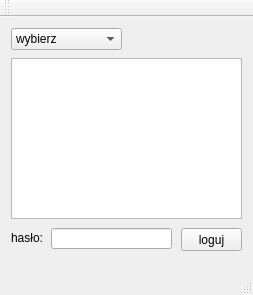
<?xml version="1.0" encoding="UTF-8"?>
<ui version="4.0">
 <class>Sklep</class>
 <widget class="QMainWindow" name="Sklep">
  <property name="geometry">
   <rect>
    <x>0</x>
    <y>0</y>
    <width>253</width>
    <height>295</height>
   </rect>
  </property>
  <property name="windowTitle">
   <string>Sklep</string>
  </property>
  <widget class="QWidget" name="centralWidget">
   <layout class="QGridLayout" name="gridLayout">
    <item row="0" column="0">
     <widget class="QWidget" name="widget" native="true">
      <widget class="QComboBox" name="comboBox">
       <property name="geometry">
        <rect>
         <x>0</x>
         <y>0</y>
         <width>111</width>
         <height>22</height>
        </rect>
       </property>
       <item>
        <property name="text">
         <string>wybierz</string>
        </property>
       </item>
       <item>
        <property name="text">
         <string>Kierownik</string>
        </property>
       </item>
       <item>
        <property name="text">
         <string>Sprzedawca</string>
        </property>
       </item>
       <item>
        <property name="text">
         <string>Magazynier</string>
        </property>
       </item>
      </widget>
      <widget class="QListWidget" name="listWidget">
       <property name="geometry">
        <rect>
         <x>0</x>
         <y>30</y>
         <width>231</width>
         <height>161</height>
        </rect>
       </property>
      </widget>
      <widget class="QLineEdit" name="lineEdit">
       <property name="geometry">
        <rect>
         <x>40</x>
         <y>200</y>
         <width>121</width>
         <height>21</height>
        </rect>
       </property>
      </widget>
      <widget class="QPushButton" name="pushButton">
       <property name="geometry">
        <rect>
         <x>170</x>
         <y>200</y>
         <width>61</width>
         <height>23</height>
        </rect>
       </property>
       <property name="text">
        <string>loguj</string>
       </property>
      </widget>
      <widget class="QLabel" name="label">
       <property name="geometry">
        <rect>
         <x>0</x>
         <y>200</y>
         <width>46</width>
         <height>20</height>
        </rect>
       </property>
       <property name="text">
        <string>hasło:</string>
       </property>
      </widget>
     </widget>
    </item>
   </layout>
  </widget>
  <widget class="QMenuBar" name="menuBar">
   <property name="geometry">
    <rect>
     <x>0</x>
     <y>0</y>
     <width>253</width>
     <height>21</height>
    </rect>
   </property>
  </widget>
  <widget class="QToolBar" name="mainToolBar">
   <attribute name="toolBarArea">
    <enum>TopToolBarArea</enum>
   </attribute>
   <attribute name="toolBarBreak">
    <bool>false</bool>
   </attribute>
  </widget>
  <widget class="QStatusBar" name="statusBar">
   <property name="enabled">
    <bool>true</bool>
   </property>
  </widget>
 </widget>
 <layoutdefault spacing="6" margin="11"/>
 <resources/>
 <connections/>
</ui>
